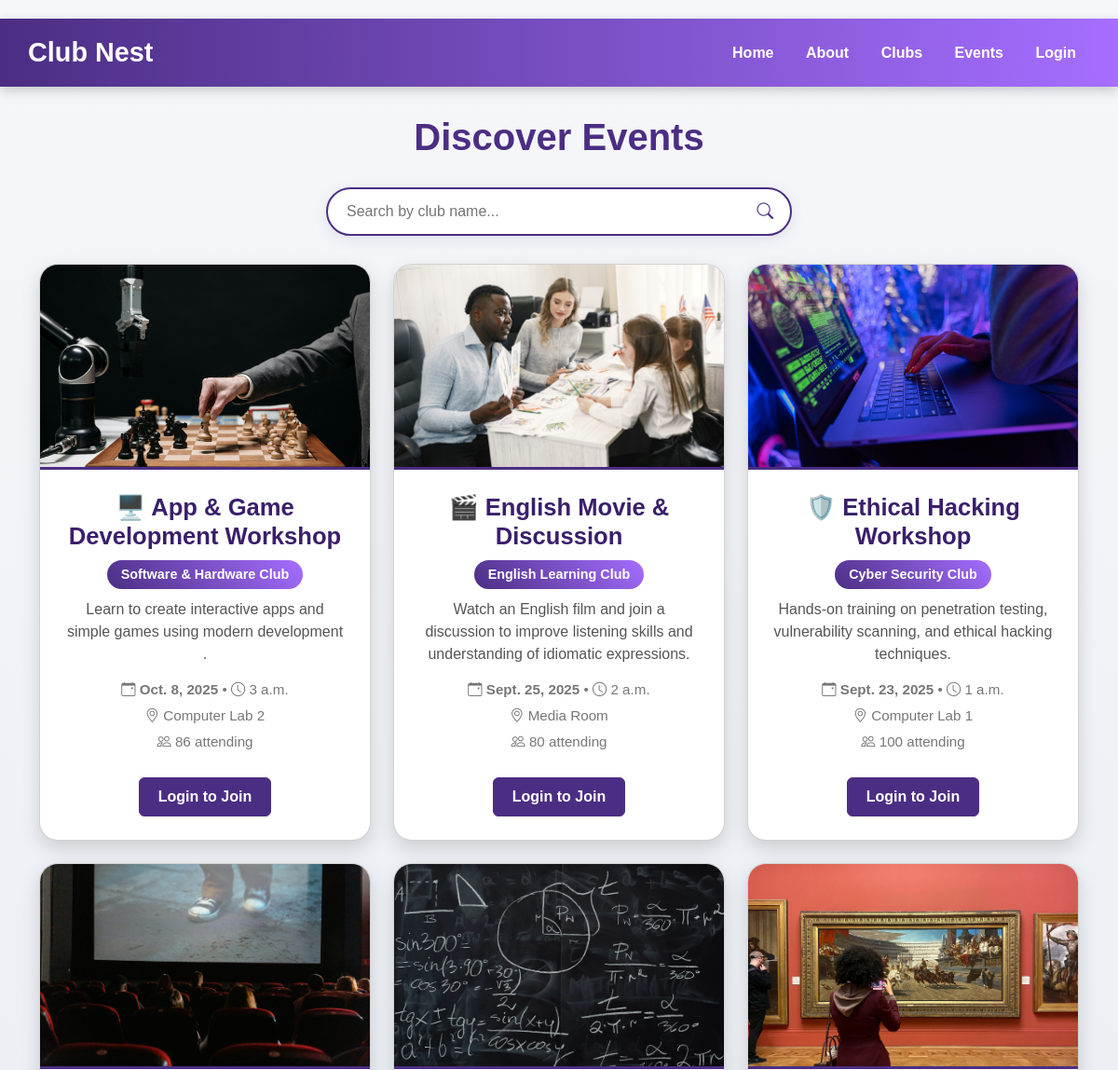
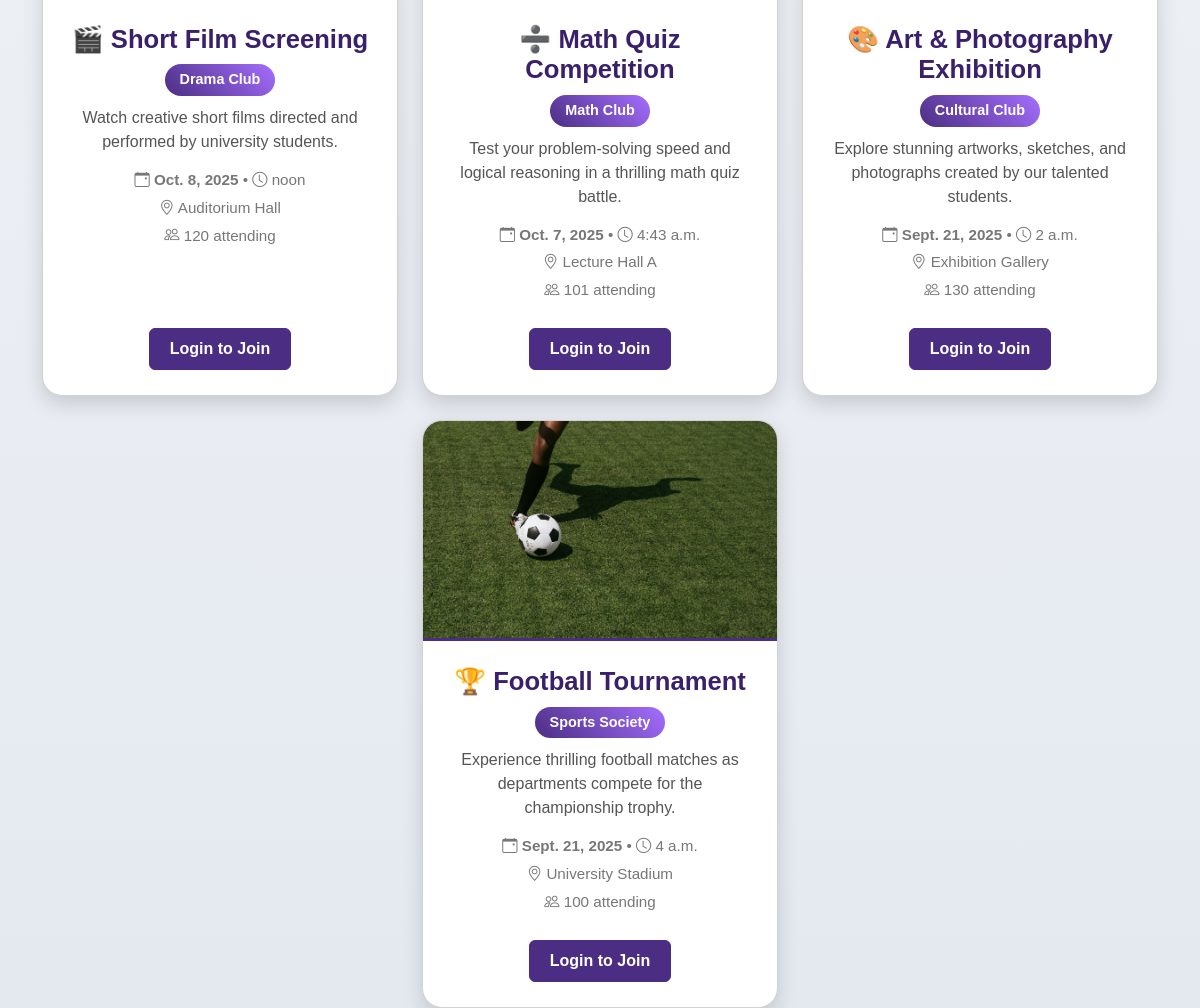
The page /clubnest/events/ on the database its author committed (2 pictures, top to bottom).
### ClubNest/models.py (models this page shows, shortened)
class Event(models.Model):
    CATEGORY_CHOICES = [
        ('sport', 'Sport'),
        ('cultural', 'Cultural'),
        ('math', 'Math'),
        ('drama', 'Drama'),
        ('cybersecurity', 'Cyber Security'),
        ('software-hardware', 'Software & Hardware'),
        ('english-learning', 'English Learning'),
        ('debating-speaking', 'Debating & Public Speaking'),
        ('other', 'Other'),
    ]
    title = models.CharField(max_length=200)
    society = models.CharField(max_length=100, blank=True, null=True)
    description = models.TextField()
    date = models.DateField()
    time = models.TimeField()
    location = models.CharField(max_length=200)
    attendees = models.PositiveIntegerField(default=0)
    category = models.CharField(max_length=50, choices=CATEGORY_CHOICES, default='other')
    image = models.ImageField(upload_to='event_images/')
    club = models.ForeignKey(Club, on_delete=models.CASCADE, blank=True, null=True, help_text="Event organizing club")

### ClubNest/views.py (the view, shortened to what this page needs)
# urls.py: path('events/', views.events_page, name="events_page"),
def events_page(request):
    today = date.today()
    user = request.user if request.user.is_authenticated else None
    query = request.GET.get('q', '').strip()
    if query:
        events = Event.objects.filter(society__icontains=query)
    else:
        events = Event.objects.all()
    events_status = []
    for event in events:
        joined = attended = False
        participation_id = None
        events_status.append({
            'event': event,
            'joined': joined,
            'attended': attended,
            'participation_id': participation_id
        })
    return render(request, 'events.html', {
        'events_status': events_status,
        'today': today,
        'query': query
    })

### templates/events.html (shortened to what this page needs)
{% load static %}
<!DOCTYPE html>
<html lang="en">
<head>
  <link href="https://cdn.jsdelivr.net/npm/bootstrap@5.3.0/dist/css/bootstrap.min.css" rel="stylesheet">
  <link href="https://cdn.jsdelivr.net/npm/bootstrap-icons@1.10.5/font/bootstrap-icons.css" rel="stylesheet">
</head>
<body>
<header>
  <div class="logo">Club Nest</div>
  <nav>
    <a href="{% url 'home' %}">Home</a>
    <a href="{% url 'about_us' %}">About</a>
    <a href="{% url 'club_list' %}">Clubs</a>
    <a href="{% url 'events_page' %}">Events</a>
    {% if user.is_authenticated %}
      <a href="{% url 'logout' %}">Logout</a>
    {% else %}
      <a href="{% url 'signin' %}">Login</a>
    {% endif %}
  </nav>
</header>
<div class="container">
  <h2 class="text-center mb-3">Discover Events</h2>
  <div class="search-container">
    <input type="text" id="clubSearch" class="search-input" placeholder="Search by club name..." value="{{ query }}">
    <i class="bi bi-search search-icon"></i>
  </div>
  <div class="row g-4 justify-content-center" id="eventsGrid">
    {% for es in events_status %}
    {% with event=es.event %}
    <div class="col-lg-4 col-md-6 event-item"
         data-club="{% if event.society %}{{ event.society|lower }}{% endif %}">
      <div class="card event-card">
        {% if event.image %}
          <img src="{{ event.image.url }}" class="event-image" alt="{{ event.title }}">
        {% else %}
          <img src="{% static 'images/default-event.jpg' %}" class="event-image" alt="Default Event Image">
        {% endif %}
        <div class="card-body">
          <div>
            <h5 class="card-title">{{ event.title }}</h5>
            {% if event.society %}
              <div class="club-name">{{ event.society }}</div>
            {% endif %}
            <p class="card-text">{{ event.description|truncatewords:25 }}</p>
            <div class="event-icons mb-3">
              <p><i class="bi bi-calendar-event"></i> <b>{{ event.date }}</b> • <i class="bi bi-clock"></i> {{ event.time }}</p>
              <p><i class="bi bi-geo-alt"></i> {{ event.location }}</p>
              <p><i class="bi bi-people"></i> {{ event.attendees }} attending</p>
            </div>
          </div>
          <div>
            {% if request.user.is_authenticated %}
              {% if event.date >= today %}
                {% if not es.joined %}
                  <a href="{% url 'join_event' event.id %}" class="btn btn-dark">Join Event</a>
                {% else %}
                  <span class="badge bg-success p-2">Joined</span>
                {% endif %}
              {% else %}
                {% if es.attended %}
                  <a href="{% url 'view_certificate' es.participation_id %}" class="btn btn-success">Show Certificate</a>
                {% else %}
                  <span class="badge bg-secondary p-2">You did not attend</span>
                {% endif %}
              {% endif %}
            {% else %}
              <a href="{% url 'signin' %}" class="btn btn-dark">Login to Join</a>
            {% endif %}
          </div>
        </div>
      </div>
    </div>
    {% endwith %}
    {% empty %}
      <div class="no-events">
        <i class="bi bi-calendar-x" style="font-size: 3rem; margin-bottom: 15px;"></i>
        <p>No events available at the moment.</p>
      </div>
    {% endfor %}
  </div>
</div>
</body>
</html>

### templates/events.html (style rules this page uses)
html, body { margin: 0; padding: 0; }
header { display: flex; justify-content: space-between; align-items: center; padding: 15px 30px; background: linear-gradient(90deg, #4b2e83, #a56eff); color: white; position: sticky; top: 0; z-index: 999; box-shadow: 0 4px 12px rgba(0,0,0,0.2); }
header .logo { font-size: 1.8rem; font-weight: 700; color: #fff; }
header nav a { margin: 0 15px; text-decoration: none; color: #fff; font-weight: 600; transition: color 0.3s; }
body { background: linear-gradient(to bottom, #f5f7fa, #e4e9f0); font-family: 'Arial', sans-serif; padding-top: 20px; }
h2 { font-size: 2.5rem; font-weight: 700; color: #4b2e83; margin-top: 30px; }
.search-container { max-width: 500px; margin: 30px auto; position: relative; }
.search-input { width: 100%; padding: 12px 45px 12px 20px; border: 2px solid #4b2e83; border-radius: 50px; font-size: 1rem; box-shadow: 0 4px 15px rgba(75, 46, 131, 0.1); transition: all 0.3s ease; }
.search-icon { position: absolute; right: 20px; top: 50%; transform: translateY(-50%); color: #4b2e83; font-size: 1.1rem; }
.row.g-4.justify-content-center > .col-lg-4, .row.g-4.justify-content-center > .col-md-6 { display: flex; }
.event-card { border-radius: 20px; overflow: hidden; box-shadow: 0 8px 20px rgba(0,0,0,0.15); transition: transform 0.3s, box-shadow 0.3s; background: #ffffff; display: flex; flex-direction: column; flex: 1; }
.event-image { height: 220px; object-fit: cover; width: 100%; border-bottom: 3px solid #4b2e83; }
.card-body { padding: 25px; text-align: center; flex: 1; display: flex; flex-direction: column; justify-content: space-between; }
.card-title { font-size: 1.6rem; font-weight: 700; color: #3a1f6b; margin-bottom: 10px; }
.club-name { background: linear-gradient(45deg, #4b2e83, #a56eff); color: white; padding: 5px 15px; border-radius: 20px; font-size: 0.9rem; font-weight: 600; display: inline-block; margin-bottom: 10px; }
.card-text { font-size: 1rem; color: #555555; margin-bottom: 15px; }
.event-icons p { font-size: 0.95rem; color: #777777; margin: 5px 0; }
.btn-dark { background-color: #4b2e83; border-color: #4b2e83; font-weight: 600; font-size: 1rem; padding: 8px 20px; margin-top: 10px; }

### rows shown on the page
Event: event.image (picture), event "🖥️ App & Game Development Workshop", event.society "Software & Hardware Club", event.description "Learn to create interactive apps and simple games using modern development .", event "Oct. 8, 2025", event.time "3 a.m.", event.location "Computer Lab 2", event.attendees "86"
Event: event.image (picture), event "🎬 English Movie & Discussion", event.society "English Learning Club", event.description "Watch an English film and join a discussion to improve listening skills and understanding of idiomatic expressions.", event "Sept. 25, 2025", event.time "2 a.m.", event.location "Media Room", event.attendees "80"
Event: event.image (picture), event "🛡️ Ethical Hacking Workshop", event.society "Cyber Security Club", event.description "Hands-on training on penetration testing, vulnerability scanning, and ethical hacking techniques.", event "Sept. 23, 2025", event.time "1 a.m.", event.location "Computer Lab 1", event.attendees "100"
Event: event.image (picture), event "🎬 Short Film Screening", event.society "Drama Club", event.description "Watch creative short films directed and performed by university students.", event "Oct. 8, 2025", event.time "noon", event.location "Auditorium Hall", event.attendees "120"
Event: event.image (picture), event "➗ Math Quiz Competition", event.society "Math Club", event.description "Test your problem-solving speed and logical reasoning in a thrilling math quiz battle.", event "Oct. 7, 2025", event.time "4:43 a.m.", event.location "Lecture Hall A", event.attendees "101"
Event: event.image (picture), event "🎨 Art & Photography Exhibition", event.society "Cultural Club", event.description "Explore stunning artworks, sketches, and photographs created by our talented students.", event "Sept. 21, 2025", event.time "2 a.m.", event.location "Exhibition Gallery", event.attendees "130"
Event: event.image (picture), event "🏆 Football Tournament", event.society "Sports Society", event.description "Experience thrilling football matches as departments compete for the championship trophy.", event "Sept. 21, 2025", event.time "4 a.m.", event.location "University Stadium", event.attendees "100"
